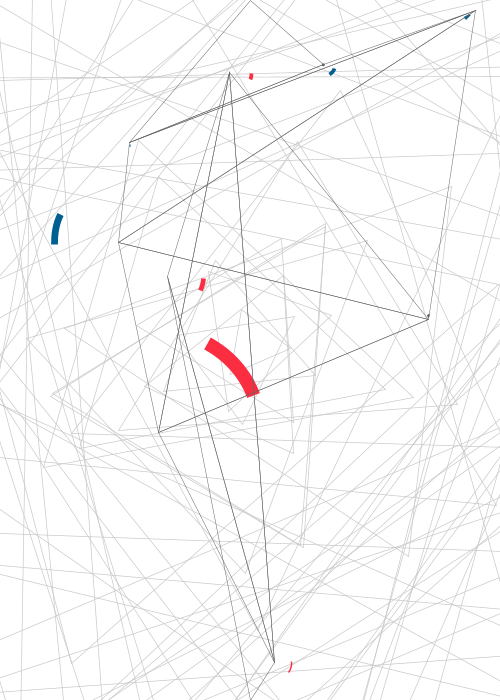
Frame 1 (no input)
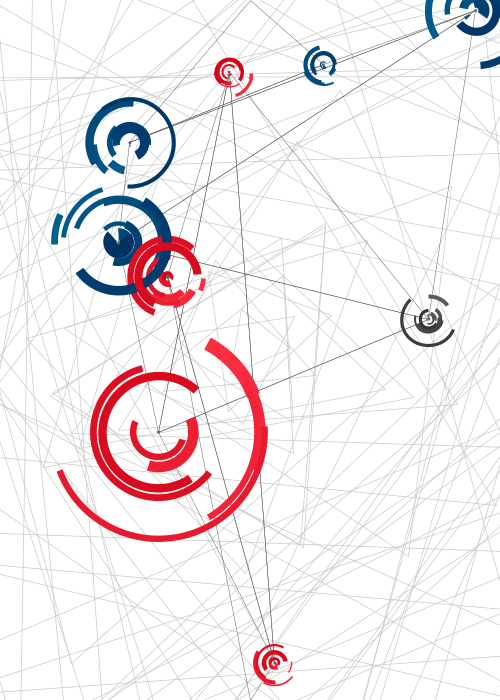
Frame 60 (the mouse pressed at the canvas centre just before this capture)
Frame 120 (the mouse held since frame 60 and released just before this capture): identical to frame 60, image omitted

The Processing sketch that drew these frames (run headless with seeded random() and noise(); from frame 60 on, the mouse is pressed at the canvas centre):

// Processing sketch: processing_83069
// ── processing_83069.pde

//PRIMERO EL SKETCH PRINCIPAL
//ARRAYS
float[] xpos = {
  random(0, 500), random(0, 500), random(0, 500), random(0, 500), random(0, 500), random(0, 500), random(0, 500), random(0, 500), random(0, 500)
  };
float[] ypos = {
  random(0, 700), random(0, 700), random(0, 700), random(0, 700), random(0, 700), random(0, 700), random(0, 700), random(0, 700), random(0, 700)
  };
//DECLARACION DE VARIABLES
    int i;
int x=0;
int y=0;
int n;
float ini;
float fin;
//LLAMANDO A LAS CLASES
triangulo k;
radar a, b, c, d, e, f, g, h, j;
//SETUP
void setup() {
  //frameRate(10);
  size(500, 700);
  background(255);
  k = new triangulo (250, 350, 0.7);
  a = new radar (xpos[0], ypos[0], 1, 0, 100, 150);
  b = new radar (xpos[1], ypos[1], 2, 0, 100, 150);
  c = new radar (xpos[2], ypos[2], 3, 0, 100, 150);
  d = new radar (xpos[3], ypos[3], 4, 0, 100, 150);
  e = new radar (xpos[4], ypos[4], 5, 100, 100, 100);
  f = new radar (xpos[5], ypos[5], 6, 255, 50, 70);
  g = new radar (xpos[6], ypos[6], 7, 255, 50, 70);
  h = new radar (xpos[7], ypos[7], 7, 255, 50, 70);
  j = new radar (xpos[8], ypos[8], 7, 255, 50, 70);
}
//DRAW
void draw() {

//TRIANGULOS DE FONDO
  if (i==0) {
    for (n=0;n<50;n++) {
      k.update();
      k.display();
    }
  }

//CLASES
  a.update();
  a.display();

  b.update();
  b.display();

  c.update();
  c.display();

  d.update();
  d.display();

  e.update();
  e.display();

  f.update();
  f.display();

  g.update();
  g.display();

  h.update();
  h.display();

  j.update();
  j.display();
  
//LINEAS CONECTORAS
  if (i==0) {
    pushMatrix();
    stroke(100);
    strokeWeight(0.5);
    noFill();
    beginShape(TRIANGLE_STRIP);
    vertex(250, 0);
    vertex(xpos[0], ypos[0]);
    vertex(xpos[1], ypos[1]);
    vertex(xpos[2], ypos[2]);
    vertex(xpos[3], ypos[3]);
    vertex(xpos[4], ypos[4]);
    vertex(xpos[5], ypos[5]);
    vertex(xpos[6], ypos[6]);
    vertex(xpos[7], ypos[7]);
    vertex(xpos[8], ypos[8]);
    vertex(250, 700);
    endShape(CLOSE);
    popMatrix();
  }

//"PUNTOS DE VERTICE"
  noStroke();
  fill(100);
  ellipse(xpos[i], ypos[i], 3, 3);
  if (i<8) {
    i++;
  }
}

//AHORA, CLASE RADAR
class radar {
  float dis;
  float xpos;
  float ypos;
  float ini=-1;
  float fin=-1;
  float s;
  float rot;
  float t=random(0.2, 1.3);
  int c1;
  int c2;
  int c3;
//CONSTRUCTOR
  radar(float x, float y, float r, int ro, int g, int b) {
    xpos = x;
    ypos = y;
    rot = r;
    c1 = ro;
    c2 = g;
    c3 = b;
  }
//UPDATE
  void update() {
    ini+=random(0.1, 0.5);
    fin+=random(0.5, 1);
    dis = random(10, 200);
    s = random (5, 20);
    c1-=5;
    c2-=5;
    c3-=5;
    if (fin>TWO_PI) {
      ini=2*fin;
      
    }
  }
//DISPLAY
  void display() {
    pushMatrix();
    translate(xpos, ypos);
    rotate(rot);
    scale(t);
    noFill();
    stroke(c1, c2, c3);
    strokeWeight(s);
    strokeCap(SQUARE);
    arc(0, 0, dis, dis, ini, fin);
    popMatrix();
  }
}
//AHORA, CLASE TRIANGULO PARA EL FONDO
class triangulo {
  int a=0;
  int xpos;
  int ypos;
  float t;
  float r;
  float str;
//CONSTRUCTOR
  triangulo(int x, int y, float s) {
    xpos=x;
    ypos=y;
    str=s;
  }
//UPDATE
  void update() {
    t=random(1, 800);
    r=random(0, 5);
  }
//DISPLAY
  void display() {
    noFill();
    stroke(200);
    strokeWeight(str);
    pushMatrix();
    translate(xpos, ypos);
    //scale(t);
    rotate(r);
    beginShape();
    vertex(a, a-15-t);
    vertex(a+15+t, a+10+t);
    vertex(a-15-t, a+10+t);
    endShape(CLOSE);
    popMatrix();
  }
}

// END OF LINE
